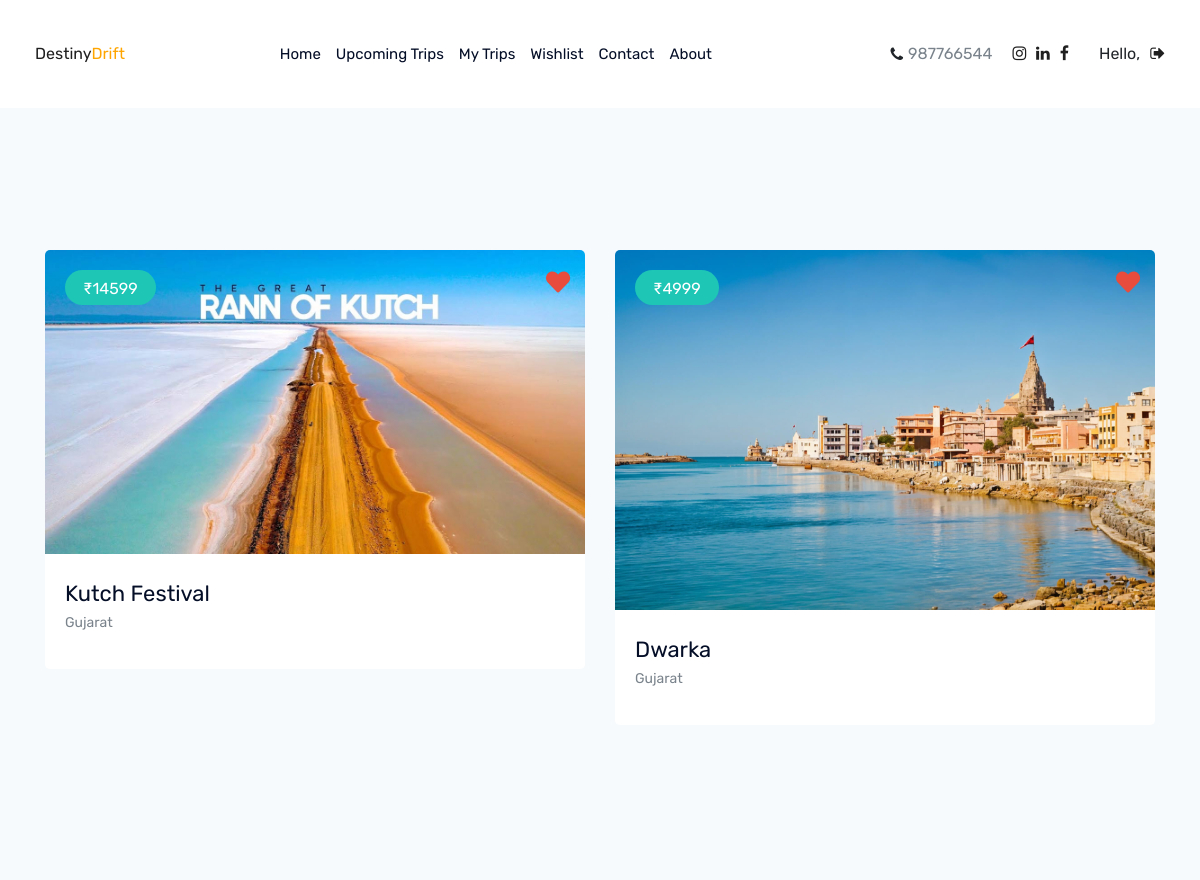
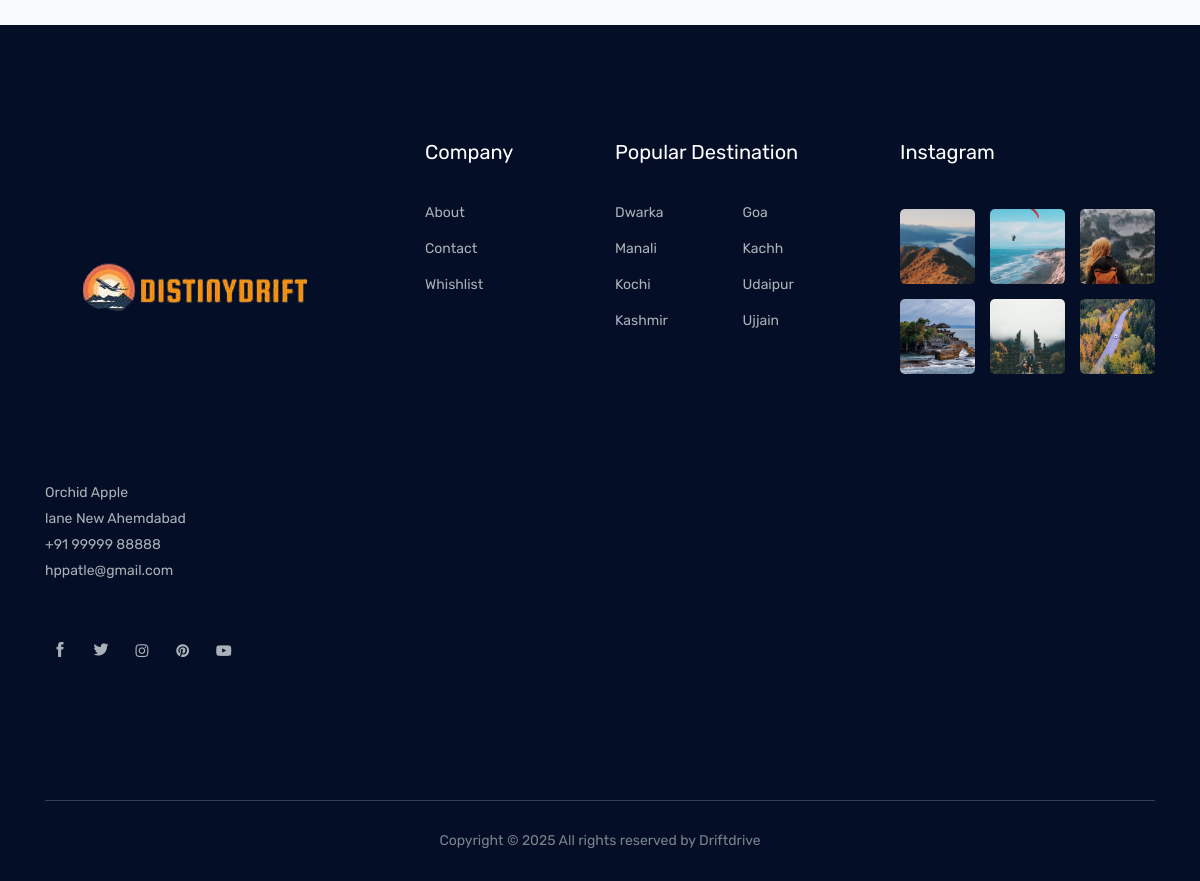
/destination_list/Gujarat/ (signed in), run on the app's committed database (2 pictures, top to bottom).
### travello/models.py (models this page shows, shortened)
class Detailed_desc(models.Model):
    dest_id = models.AutoField(primary_key=True)
    country = models.CharField(max_length=20)
    days = models.IntegerField(default=5)
    price = models.IntegerField(default=20000)
    rating = models.IntegerField(default=5)
    dest_name = models.CharField(max_length=25 ,  unique=True)
    img1=models.ImageField(upload_to='pics')
    img2 = models.ImageField(upload_to='pics')
    desc = models.TextField()

### travello/views.py (the view)
# urls.py: path('destination_list/<str:city_name>/', views.destination_list, name='destination_list'),
@login_required(login_url='login')
def destination_list(request, city_name):
    dests = Detailed_desc.objects.filter(country=city_name)
    return render(request, 'travel_destination.html', {'dests': dests})

### Templates/travel_destination.html (shortened to what this page needs)
{% load static %}
{% static "images" as baseUrl %}
<!doctype html>
<html lang="en">
<head>
    <link href="https://cdnjs.cloudflare.com/ajax/libs/font-awesome/5.15.4/css/all.min.css" rel="stylesheet">
    <link href="https://cdn.jsdelivr.net/npm/bootstrap@5.3.0-alpha1/dist/css/bootstrap.min.css" rel="stylesheet">
</head>
<body>
    {% include 'compo/header.html' %}
    <div class="popular_places_area">
        <div class="container">
            <div class="row">
                <div class="col-lg-12">
                    <div class="row">
                        {% for dest in dests %}
                        <div class="col-lg-6 col-md-6 position-relative">
                            <div class="single_place">
                                <div class="thumb">
                                    <img src="{{ dest.img1.url }}" alt="">
                                    <a href="{% url 'destination_details' city_name=dest.country dest_name=dest.dest_name %}" class="prise">₹{{ dest.price }}</a>
                                    <a href="{% url 'add_to_wishlist' city_name=dest.country dest_name=dest.dest_name %}" class="wishlist-icon wishlist-btn" data-dest="{{ dest.dest_name }}" data-bs-toggle="tooltip" data-bs-placement="top" title="Add to Wishlist">
                                        <i class="fas fa-heart"></i>
                                    </a>
                                </div>
                                <div class="place_info">
                                    <a href="{% url 'destination_details' city_name=dest.country dest_name=dest.dest_name %}">
                                        <h3>{{ dest.dest_name }}</h3>
                                    </a>
                                    <p>{{ dest.country }}</p>
                                </div>
                            </div>
                        </div>
                        {% endfor %}
                    </div>
                </div>
            </div>
        </div>
    </div>
{% include 'compo/footer.html' %}
</body>
</html>

### Templates/travel_destination.html (style rules this page uses)
.wishlist-icon { position: absolute; top: 15px; right: 15px; color: #e74c3c; font-size: 1.5rem; transition: color 0.3s ease, transform 0.3s ease; }

### data on the page
Detailed_desc: img1 (picture), price "14599", dest_name "Kutch Festival", country "Gujarat"
Detailed_desc: img1 (picture), price "4999", dest_name "Dwarka", country "Gujarat"
